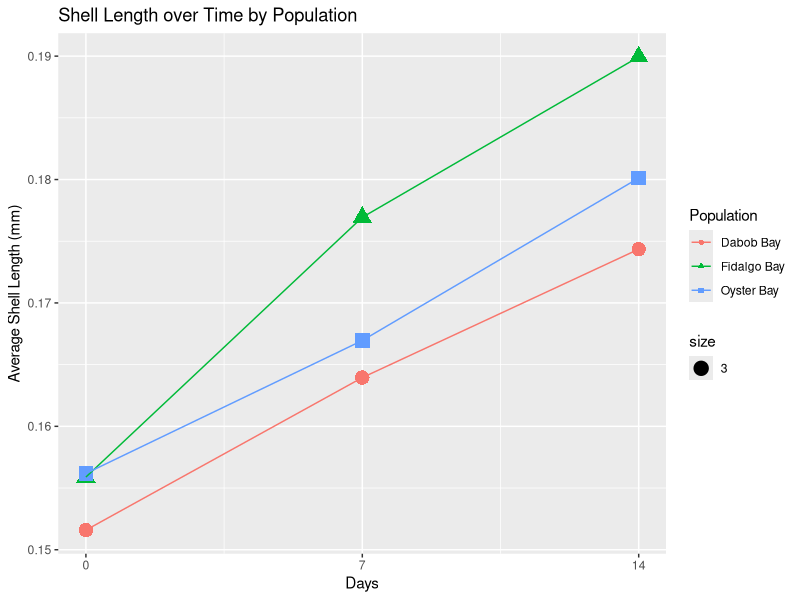
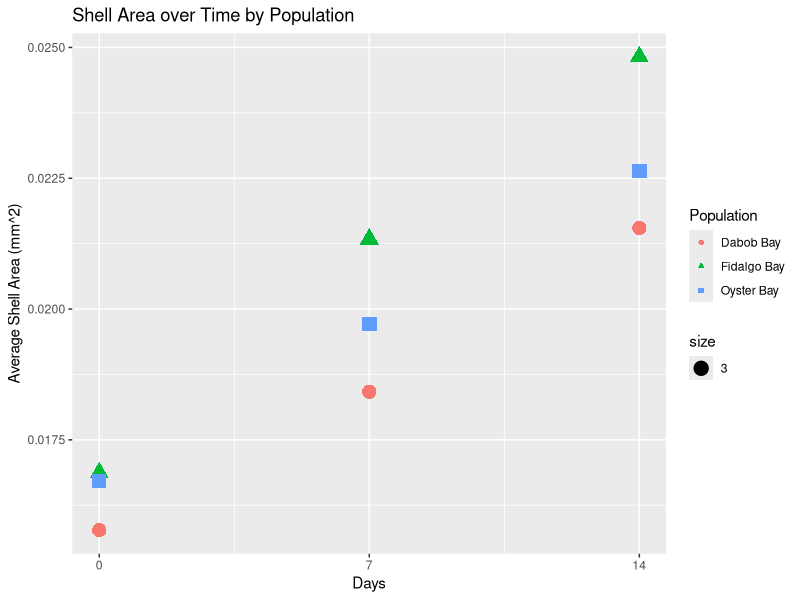

The R source for these figures, in order: (Note: this script raises an error after producing the figures.)
## ---- chunk 1
library(ggplot2)
library(dplyr)
library(tidyr)
library(stringr)
## ---- chunk 2
PS_larvae <- read.csv("../raw_data/Copy of PS_Larvae.csv") 
## ---- chunk 3
popul_days <- group_by(PS_larvae, Population, Date)
#average length for each population
avg_l_popul <- summarize(popul_days, mean_l = mean(Average_Length), na.rm = TRUE)
#added column for days after start
avg_l_popul$Days = c(0, 14, 7, 0, 14, 7, 0, 14, 7)
#scatterplot of days passed vs length for each population with a line of best fit for each population
daysvslength <- ggplot(data = avg_l_popul, mapping = aes(x = Days, y = mean_l, group = Population)) +
  geom_point(aes(shape = Population, color = Population, size = 3)) +
  geom_line(aes(color=Population)) +  
  labs(x = "Days", y = "Average Shell Length (mm)") +
  scale_x_continuous(breaks = c (0, 7, 14)) +
  ggtitle("Shell Length over Time by Population")
print(daysvslength)
## ---- chunk 4
#average area for each population
avg_a_popul <- summarize(popul_days, mean_a = mean(Area), na.rm = TRUE)
#added column for days after start
avg_a_popul$Days = c(0, 14, 7, 0, 14, 7, 0, 14, 7)
#scatterplot of days passed vs length for each population with a line of best fit for each population
daysvslength <- ggplot(data = avg_a_popul, mapping = aes(x = Days, y = mean_a, group = Population)) +
  geom_point(aes(shape = Population, color = Population, size = 3)) +
  labs(x = "Days", y = "Average Shell Area (mm^2)") +
  scale_x_continuous(breaks = c (0, 7, 14)) +
  ggtitle("Shell Area over Time by Population")
print(daysvslength)
## ---- chunk 5
popul_days <- group_by(PS_larvae, Population, Date)
## ---- chunk 6
#separated Replicate column to make location and site number columns to use for filtering and later scatterplots
popul_days_sep <- popul_days %>%
  separate(Replicate, into = c("location", "number"), sep = "_") 
## ---- chunk 7
#changed NA values in Days.after.start to 0
popul_days_sep$Days.after.start[is.na(popul_days$Days.after.start)] <- 0
#making individual data tables for each location
fidalgo_bay <- filter(popul_days_sep, str_detect(location, "NF"), na.rm = TRUE)
f1_mean <- aggregate(.~number, data = fidalgo_bay$Average_Length, mean)
oyster_bay <- filter(popul_days_sep, str_detect(location, "SS"), na.rm = TRUE)
daobob_bay <- filter(popul_days_sep, str_detect(location, "HC"), na.rm = TRUE)
## ---- chunk 8
#3 scatterplots of days passed vs length for each population location with site-specific data
daysvslength_fidalgo <- ggplot(data = fidalgo_mean, mapping = aes(x = Days.after.start, y = mean_l, group = number)) +
  geom_point(aes(size = 3, shape = number, color = number)) +
  scale_x_continuous(breaks = c (0, 7, 14)) +
  labs(x = "Days", y = "Average Shell Length (mm)") +
  ggtitle("Shell Length over Time by Site at Fidalgo Bay") 
daysvslength_oyster <- ggplot(data = oyster_bay, mapping = aes(x = Days.after.start, y = Average_Length, group = number)) +
  geom_point(aes(size = 3, shape = number, color = number)) +
  scale_x_continuous(breaks = c (0, 7, 14)) +
  labs(x = "Days", y = "Average Shell Length (mm)") +
  ggtitle("Shell Length over Time by Site at Oyster Bay") 
daysvslength_daobob <- ggplot(data = daobob_bay, mapping = aes(x = Days.after.start, y = Average_Length, group = number)) +
  geom_point(aes(size = 3, shape = number, color = number)) +
  scale_x_continuous(breaks = c (0, 7, 14)) +
  labs(x = "Days", y = "Average Shell Length (mm)") +
  ggtitle("Shell Length over Time by Site at Daobob Bay") 
print(daysvslength_fidalgo)
print(daysvslength_oyster)
print(daysvslength_daobob)
